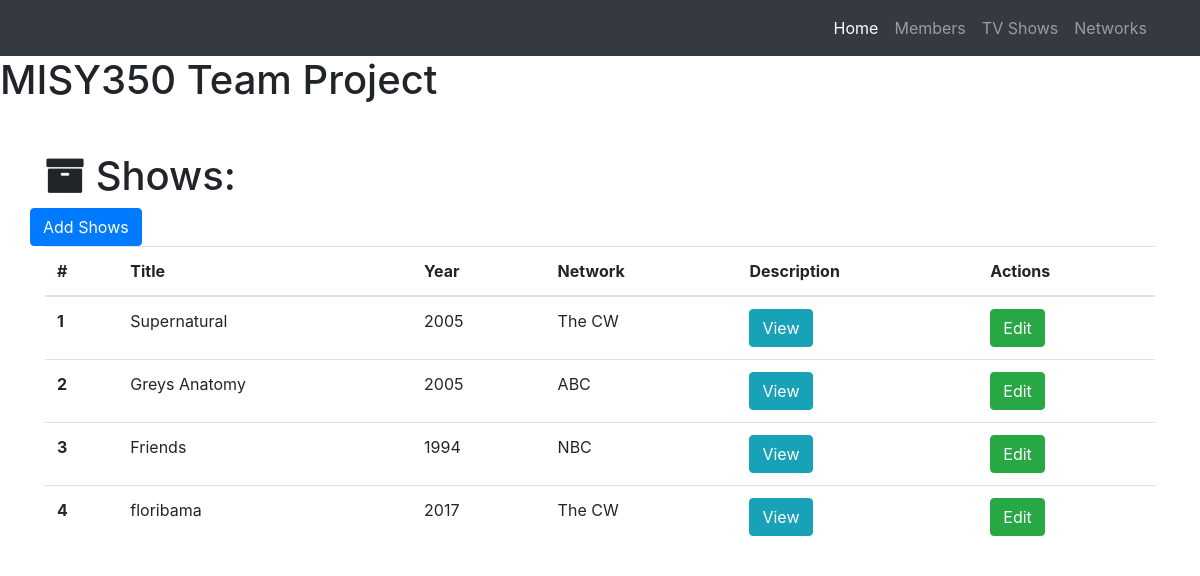
The app's page /shows, older data.
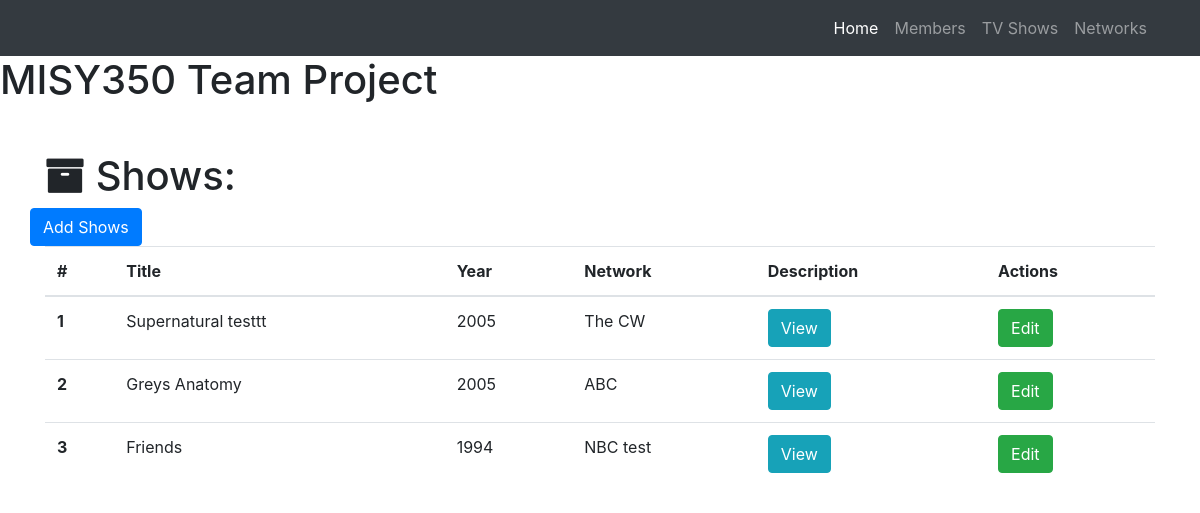
The same page, newer data.
### project.py (models this page shows)
class Show(db.Model):
    __tablename__ = 'shows'
    id = db.Column(db.Integer, primary_key=True)
    title = db.Column(db.String(256))
    year = db.Column(db.Integer)
    description = db.Column(db.Text)
    network_id = db.Column(db.Integer, db.ForeignKey('networks.id'))

class Network(db.Model):
    __tablename__ = 'networks'
    id = db.Column(db.Integer, primary_key=True)
    name = db.Column(db.String(64))
    description = db.Column(db.Text)
    shows = db.relationship('Show', backref='network')

### project.py (the view)
@app.route('/shows')
def shows_page():
    shows = Show.query.all()
    return render_template('tvshow-all.html', shows=shows)

### templates/tvshow-all.html (shortened to what this page needs)
{% extends "home-page.html"%}
{% block page_content%}
  <div class="container">
    <h1 class="mt-5"><i class="fa fa-archive" aria-hidden="true"></i> Shows:</h1>
    <div class="row bottom-margin">
      <a href="/tvshow/add" class="btn btn-primary" role="button" aria-disabled="true">Add Shows</a>
    </div>
    {% if shows %}
      <table class="table">
        <thead>
          <tr>
            <th>#</th>
            <th>Title</th>
            <th>Year</th>
            <th>Network</th>
            <th>Description</th>
            <th>Actions</th>
          </tr>
        </thead>
        <tbody>
          {% for show in shows %}
          <tr>
              <th scope="row">{{show.id}}</th>
              <td>{{show.title}}</td>
              <td>{{show.year}}</td>
              <td>{{show.network.name}}</td>
              <td>
              <button type="button" class="btn btn-info" data-toggle="modal" data-target="#{{show.id}}">
                View
              </button>
            </td>
              <td><a href="/tvshow/edit/{{show.id}}" class="btn btn-success" role="button">Edit</a></td>
          </tr>
          {% endfor%}
        </tbody>
      </table>
    {% else %}
      <h3>There are no tvshows in the database yet.</h3>
    {% endif %}
  </div>
{% endblock%}

### templates/home-page.html (shortened to what this page needs)
<!DOCTYPE html>
<html lang="en">
<head>
  {% block head %}
  <link rel="stylesheet" href="https://maxcdn.bootstrapcdn.com/bootstrap/4.0.0-beta.2/css/bootstrap.min.css">
  <link rel="stylesheet" href="https://maxcdn.bootstrapcdn.com/font-awesome/4.7.0/css/font-awesome.min.css">
  {% endblock%}
</head>
<body>
  <nav class="navbar navbar-expand-lg navbar-dark bg-dark fixed-top">
    <div class="container">
      <div class="collapse navbar-collapse" id="navbarResponsive">
        <ul class="navbar-nav ml-auto">
          <li class="nav-item active">
            <a class="nav-link" href="/">Home
             </a>
          </li>
          <li class="nav-item">
            <a class="nav-link" href="/members">Members</a>
          </li>
          <li class="nav-item">
            <a class="nav-link" href="/shows">TV Shows</a>
          </li>
          <li class="nav-item">
            <a class="nav-link" href="/networks">Networks</a>
          </li>
        </ul>
      </div>
    </div>
  </nav>
  <h1> MISY350 Team Project </h1>
  <h1> MISY350 Team Project </h1>
  {% block page_content%}
  {% endblock%}
</body>
</html>

Row changes from the older to the newer data that the page shows:
removed Show: id "4", title "floribama", year "2017", network.name "The CW"
changed Show "The CW": title "Supernatural" → "Supernatural testtt"
changed through a linked row, Show "Friends": network.name "NBC" → "NBC test"
